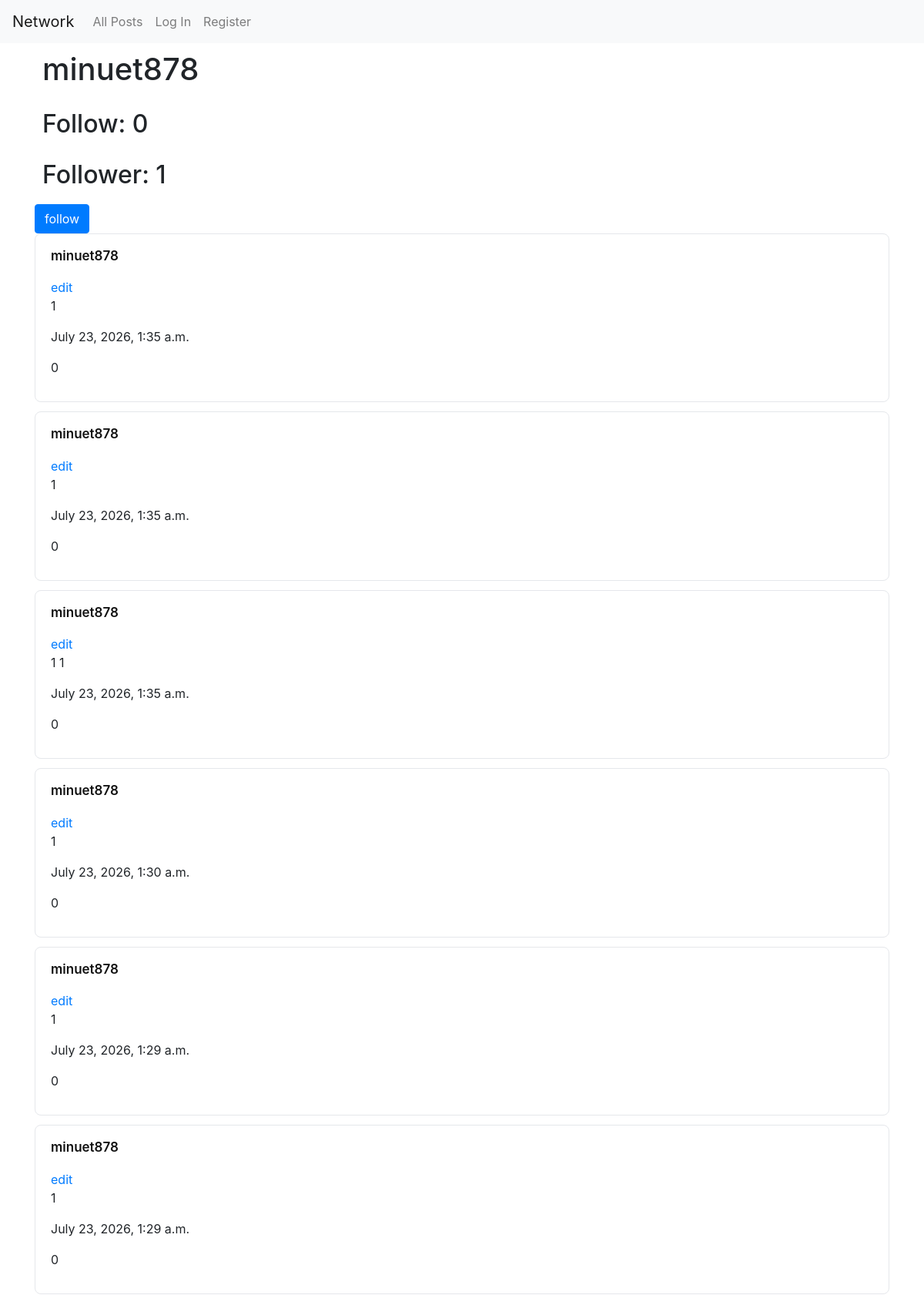
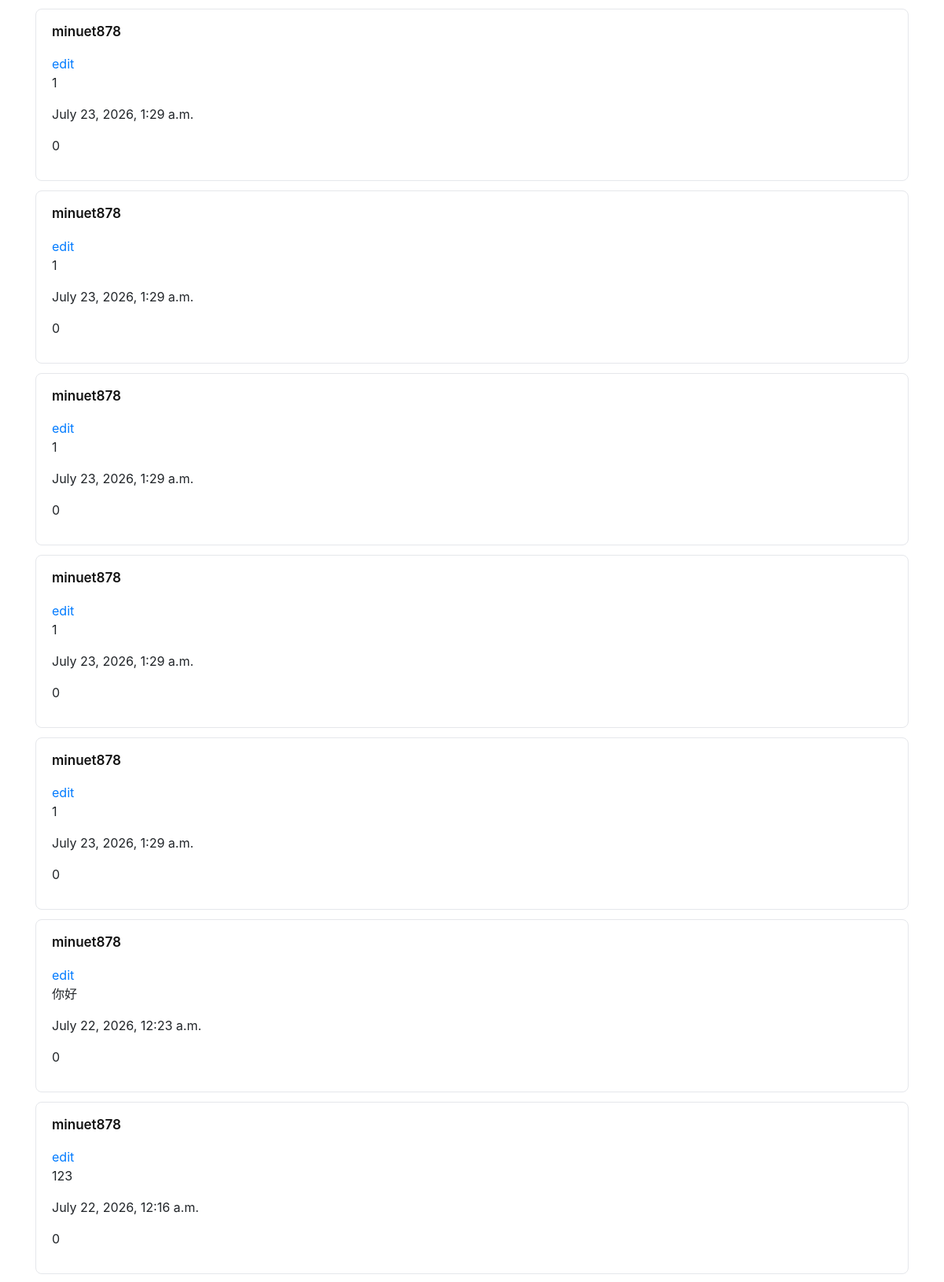
The app's page /profile/1 (upper part) with its own data (2 pictures, top to bottom).
### network/models.py (models this page shows, shortened)
class User(AbstractUser):
    follow = models.ManyToManyField("User", blank=True, related_name="followers")

class Post(models.Model):
    poster = models.ForeignKey(User, on_delete=models.CASCADE, related_name="posts")
    content = models.TextField()
    post_time = models.DateTimeField(auto_now_add=True)
    like = models.ManyToManyField("User", blank=True, related_name="like_posts")

### network/views.py (the view)
# urls.py: path("profile/<int:user_id>", views.profile, name="profile"),
def profile(request, user_id):
    user = User.objects.get(pk=user_id)
    posts = user.posts.order_by("-post_time")
    following_count = user.follow.count()
    follower_count = user.followers.count()
    return render(request, "network/profile.html", {
        "follower": follower_count,
        "follow": following_count,
        "posts": posts,
        "profile_user": user
    })

### network/templates/network/profile.html (shortened to what this page needs)
{% extends "network/layout.html" %}
{% block body %}
    <h1 style="padding: 10px;">{{ profile_user.username }}</h1>
    <h2 style="padding: 10px;">Follow: {{ follow }}</h2>
    <h2 style="padding: 10px;">Follower: {{ follower}}</h2>
    <form action="{% url 'follow' profile_user.id %}" method="post">
        {% if profile_user != user %}
            {% if profile_user in user.follow.all %}
                <button class="btn btn-primary">Unfollow</button>
            {% else %}
                <button class="btn btn-primary">follow</button>
            {% endif %}
        {% endif %}
    </form>
    {% for post in posts %}
    <div class="card-box">
        <p><a class="post-author" href="{% url 'profile' post.poster.id %}">{{ post.poster }}</a></p>
        <a href="{% url 'edit' %}">edit</a>
        <p>{{ post.content }}</p>
        <p class="post-time">{{ post.post_time }}</p>
        <p>{{ post.like.count }}</p>
    </div>
    {% endfor %}
{% endblock %}

### network/static/network/styles.css (style rules this page uses)
.card-box { border: 1px solid #e5e7eb; border-radius: 8px; padding: 16px 20px; margin-bottom: 12px; background-color: white; }
.post-author { font-weight: 600; font-size: 17px; text-decoration: none; color: #111; }

### records on screen
User: username "minuet878"
Post: poster "minuet878", content "1", post_time "July 23, 2026, 1:35 a.m.", like.count "0"
Post: poster "minuet878", content "1", post_time "July 23, 2026, 1:35 a.m.", like.count "0"
Post: poster "minuet878", content "1 1", post_time "July 23, 2026, 1:35 a.m.", like.count "0"
Post: poster "minuet878", content "1", post_time "July 23, 2026, 1:30 a.m.", like.count "0"
Post: poster "minuet878", content "1", post_time "July 23, 2026, 1:29 a.m.", like.count "0"
Post: poster "minuet878", content "1", post_time "July 23, 2026, 1:29 a.m.", like.count "0"
Post: poster "minuet878", content "1", post_time "July 23, 2026, 1:29 a.m.", like.count "0"
Post: poster "minuet878", content "1", post_time "July 23, 2026, 1:29 a.m.", like.count "0"
Post: poster "minuet878", content "1", post_time "July 23, 2026, 1:29 a.m.", like.count "0"
Post: poster "minuet878", content "1", post_time "July 23, 2026, 1:29 a.m.", like.count "0"
Post: poster "minuet878", content "1", post_time "July 23, 2026, 1:29 a.m.", like.count "0"
Post: poster "minuet878", content "你好", post_time "July 22, 2026, 12:23 a.m.", like.count "0"
Post: poster "minuet878", content "123", post_time "July 22, 2026, 12:16 a.m.", like.count "0"

### other values on screen
{{ follow }} "0"
{{ follower }} "1"
